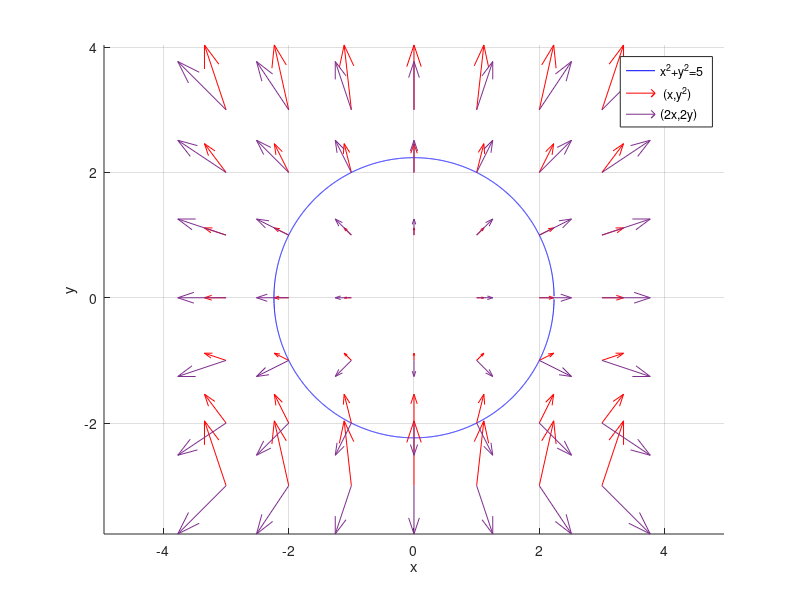

Recreate this plot in MATLAB.
close all ;
clear all ; 

r = sqrt(5) ;
t = -r : 0.001:r ;
f1 = sqrt( 5 - t.^2 ) ;
f2 = - sqrt(5 - t.^2 ) ;

[ x , y ] = meshgrid( -3 : 3 ) ; 



figure (1) 
hold on ; 
c_plot=plot (t, f1 ,'b' ,  t , f2 , 'b'   ) ; 
axis equal ; 
xlabel('x') 
ylabel('y') 
grid on ; 

q1=quiver ( x , y , x , y.^2 , 'r' )  ; 
q2=quiver( x , y  , 2.*x , 2.*y ) ;
legend ([c_plot(1) , q1 , q2 ] , "x^2+y^2=5 " ," (x,y^2) " , "(2x,2y)" )

print('../immagini/circonferenza.png ', '-dpng' , '-r300'  ); % Salva come PNG a 300 DPI


hold off ;
